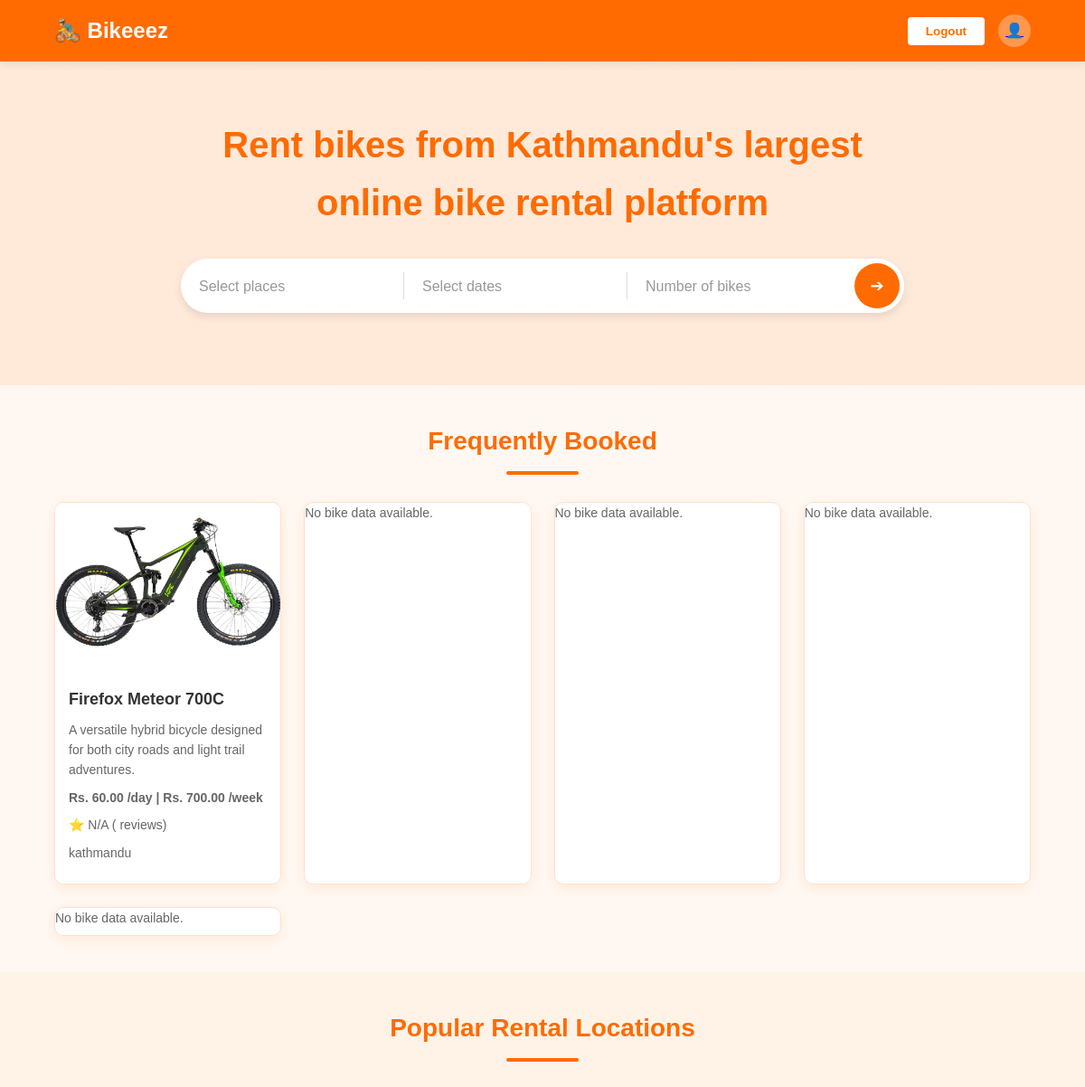
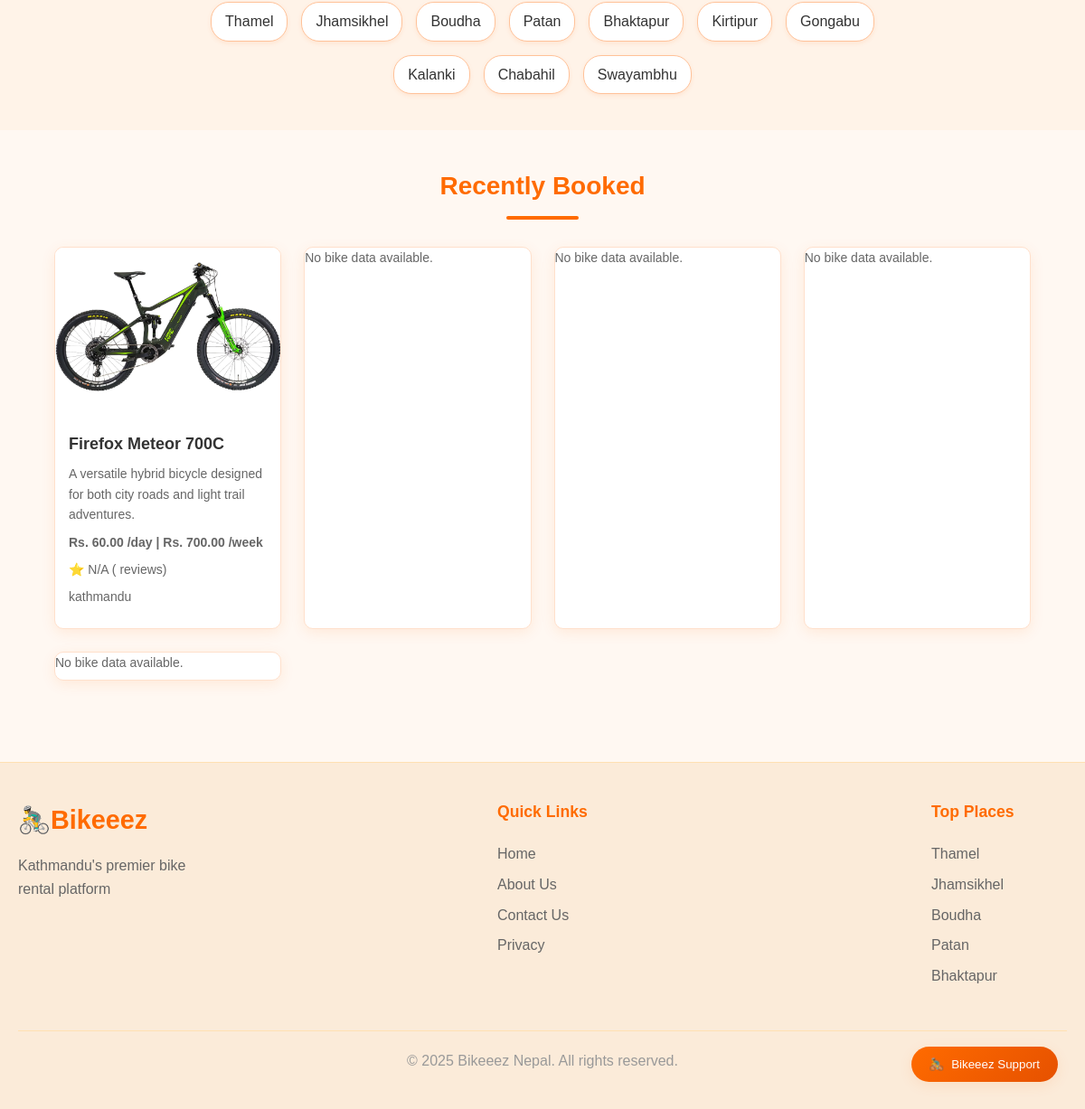
The page /home/ (signed in) on the database its author committed (2 pictures, top to bottom).
### bikes/models.py (models this page shows, shortened)
class Bikes(models.Model):
    name = models.CharField(max_length = 100)
    description = models.TextField(blank = True)
    short_description = models.TextField(blank = True)
    category = models.CharField(max_length=50, choices=[
        ('mountain','Mountain'),
        ('city','City'),
        ('electric', 'Electric'),
        ('road','Road'),
        ('hybrid','Hybrid'),
    ])
    image = models.ImageField(upload_to = 'bike_image/', null=True, blank=True)
    daily_rate = models.DecimalField(max_digits=6, decimal_places=2)
    weekly_rate = models.DecimalField(max_digits=6, decimal_places=2)
    is_available = models.BooleanField(default = True)
    location = models.CharField(max_length=100, blank=True)
    rating = models.FloatField(default = 0)
    quantity = models.PositiveIntegerField(default=1)
    created_at = models.DateTimeField(auto_now_add=True)
    updated_at = models.DateTimeField(auto_now = True)
    def __str__(self):
        return self.name

### loginsignup/views.py (the view)
# urls.py: path('home/', include('bikes.urls')),
@login_required
def home(request):
    return bike_list(request)

### bike_rental/templates/home.html (shortened to what this page needs)
{% load static %}
<!DOCTYPE html>
<html lang="en">
<head>
  <link rel="stylesheet" href="https://cdn.jsdelivr.net/npm/flatpickr/dist/flatpickr.min.css" />
  <link rel="stylesheet" href="{% static 'css/style.css' %}" />
</head>
<body>
  <header class="header">
    <div class="logo">🚴‍♂️ <b>Bikeeez</b></div>
    <div class="language-currency">
      <div class="language-currency">
        <button type="button" class="loginBtn" data-url="{% url 'logout' %}" onclick="redirectToLogout()">
            Logout
        </button>
    </div>
      <a href="{% url 'profile' %}">
        <div class="user-icon">👤</div>
    </a>
    </div>
  </header>
  <section class="hero">
    <h1 style="color: #ff6b00; font-weight: bolder">
      Rent bikes from Kathmandu's largest online bike rental platform
    </h1>
    <div class="search-box">
      <div class="search-container">
        <div class="search-item">
          <input type="text" placeholder="Select places" />
        </div>
        <div class="search-item">
          <input type="text" id="dateRange" class="date-range-box" placeholder="Select dates" />
        </div>
        <div class="search-item">
          <input type="number" placeholder="Number of bikes" min="1" />
        </div>
        <button class="search-btn">➔</button>
      </div>
    </div>
  </section>
  <section class="frequently-booked">
    <h2>Frequently Booked</h2>
    <div class="card-container">
      <div class="card">
        {% if random_bikes|length > 0 %}
        <a href="{% url 'Booking' random_bikes.0.id %}"style="text-decoration: none; color: inherit;">
        <img src="{{ random_bikes.0.image.url }}" alt="{{ random_bikes.0.name }}" />
        <div class="card-content">
          <h3>{{ random_bikes.0.name }}</h3>
          <p>{{ random_bikes.0.short_description | default:"No description available." }}</p>
          <p class="price">
            Rs. {{ random_bikes.0.daily_rate }} /day | Rs. {{ random_bikes.0.weekly_rate }} /week
          </p>
          <p class="rating">
            ⭐ {{ random_bikes.0.rating | default:"N/A" }} ({{ random_bikes.0.reviews_count }} reviews)
          </p>
          <p class="location">
            {{ random_bikes.0.location | default:"Location not available" }}
          </p>
        </div>
        </a>
        {% else %}
        <p>No bike data available.</p>
        {% endif %}
      </div>
      <div class="card">
        {% if random_bikes|length > 1 %}
        <a href="{% url 'Booking' random_bikes.1.id %}"style="text-decoration: none; color: inherit;">
        <img src="{{ random_bikes.1.image.url }}" alt="{{ random_bikes.1.name }}" />
        <div class="card-content">
          <h3>{{ random_bikes.1.name }}</h3>
          <p>{{ random_bikes.1.short_description | default:"No description available." }}</p>
          <p class="price">
            Rs. {{ random_bikes.1.daily_rate }} /day | Rs. {{ random_bikes.1.weekly_rate }} /week
          </p>
          <p class="rating">
            ⭐ {{ random_bikes.1.rating | default:"N/A" }} ({{ random_bikes.1.reviews_count }} reviews)
          </p>
          <p class="location">
            {{ random_bikes.1.location | default:"Location not available" }}
          </p>
        </div>
        </a>
        {% else %}
        <p>No bike data available.</p>
        {% endif %}
      </div>
      <div class="card">
        {% if random_bikes|length > 2 %}
        <a href="{% url 'Booking' random_bikes.2.id %}"style="text-decoration: none; color: inherit;">
        <img src="{{ random_bikes.2.image.url }}" alt="{{ random_bikes.2.name }}" />
        <div class="card-content">
          <h3>{{ random_bikes.2.name }}</h3>
          <p>{{ random_bikes.2.short_description | default:"No description available." }}</p>
          <p class="price">
            Rs. {{ random_bikes.2.daily_rate }} /day | Rs. {{ random_bikes.2.weekly_rate }} /week
          </p>
          <p class="rating">
            ⭐ {{ random_bikes.2.rating | default:"N/A" }} ({{ random_bikes.2.reviews_count }} reviews)
          </p>
          <p class="location">
            {{ random_bikes.2.location | default:"Location not available" }}
          </p>
        </div>
        </a>
        {% else %}
        <p>No bike data available.</p>
        {% endif %}
      </div>
      <div class="card">
        {% if random_bikes|length > 3 %}
        <a href="{% url 'Booking' random_bikes.3.id %}"style="text-decoration: none; color: inherit;">
        <img src="{{ random_bikes.3.image.url }}" alt="{{ random_bikes.3.name }}" />
        <div class="card-content">
          <h3>{{ random_bikes.3.name }}</h3>
          <p>{{ random_bikes.3.short_description | default:"No description available." }}</p>
          <p class="price">
            Rs. {{ random_bikes.3.daily_rate }} /day | Rs. {{ random_bikes.3.weekly_rate }} /week
          </p>
          <p class="rating">
            ⭐ {{ random_bikes.3.rating | default:"N/A" }} ({{ random_bikes.3.reviews_count }} reviews)
          </p>
          <p class="location">
            {{ random_bikes.3.location | default:"Location not available" }}
          </p>
        </div>
        </a>
        {% else %}
        <p>No bike data available.</p>
        {% endif %}
      </div>
      <div class="card">
        {% if random_bikes|length > 4 %}
        <a href="{% url 'Booking' random_bikes.4.id %}"style="text-decoration: none; color: inherit;">
        <img src="{{ random_bikes.4.image.url }}" alt="{{ random_bikes.1.name }}" />
        <div class="card-content">
          <h3>{{ random_bikes.4.name }}</h3>
          <p>{{ random_bikes.4.short_description | default:"No description available." }}</p>
          <p class="price">
            Rs. {{ random_bikes.4.daily_rate }} /day | Rs. {{ random_bikes.4.weekly_rate }} /week
          </p>
          <p class="rating">
            ⭐ {{ random_bikes.4.rating | default:"N/A" }} ({{ random_bikes.4.reviews_count }} reviews)
          </p>
          <p class="location">
            {{ random_bikes.4.location | default:"Location not available" }}
          </p>
        </div>
        </a>
        {% else %}
        <p>No bike data available.</p>
        {% endif %}
      </div>
    </div>
  </section>
  <section class="popular-places">
    <h2>Popular Rental Locations</h2>
    <div class="places-container">
      <span>Thamel</span>
      <span>Jhamsikhel</span>
      <span>Boudha</span>
      <span>Patan</span>
      <span>Bhaktapur</span>
      <span>Kirtipur</span>
      <span>Gongabu</span>
      <span>Kalanki</span>
      <span>Chabahil</span>
      <span>Swayambhu</span>
    </div>
  </section>
  <section class="bikes-section">
    <h2>Recently Booked</h2>
    <div class="card-container">
      <div class="card">
        {% if random_bikes|length > 0 %}
        <a href="{% url 'Booking' random_bikes.0.id %}"style="text-decoration: none; color: inherit;">
          <img src="{{ random_bikes.0.image.url }}" alt="{{ random_bikes.0.name }}" />
          <div class="card-content">
            <h3>{{ random_bikes.0.name }}</h3>
            <p>{{ random_bikes.0.short_description | default:"No description available." }}</p>
            <p class="price">
              Rs. {{ random_bikes.0.daily_rate }} /day | Rs. {{ random_bikes.0.weekly_rate }} /week
            </p>
            <p class="rating">
              ⭐ {{ random_bikes.0.rating | default:"N/A" }} ({{ random_bikes.0.reviews_count }} reviews)
            </p>
            <p class="location">
              {{ random_bikes.0.location | default:"Location not available" }}
            </p>
          </div>
        </a>
        {% else %}
        <p>No bike data available.</p>
        {% endif %}
      </div>
      <div class="card">
        {% if random_bikes|length > 1 %}
        <a href="{% url 'Booking' random_bikes.1.id %}"style="text-decoration: none; color: inherit;">
          <img src="{{ random_bikes.1.image.url }}" alt="{{ random_bikes.1.name }}" />
          <div class="card-content">
            <h3>{{ random_bikes.1.name }}</h3>
            <p>{{ random_bikes.1.short_description | default:"No description available." }}</p>
            <p class="price">
              Rs. {{ random_bikes.1.daily_rate }} /day | Rs. {{ random_bikes.1.weekly_rate }} /week
            </p>
            <p class="rating">
              ⭐ {{ random_bikes.1.rating | default:"N/A" }} ({{ random_bikes.1.reviews_count }} reviews)
            </p>
            <p class="location">
              {{ random_bikes.1.location | default:"Location not available" }}
            </p>
          </div>
        </a>
        {% else %}
        <p>No bike data available.</p>
        {% endif %}
      </div>
      <div class="card">
        {% if random_bikes|length > 2 %}
        <a href="{% url 'Booking' random_bikes.2.id %}"style="text-decoration: none; color: inherit;">
        <img src="{{ random_bikes.2.image.url }}" alt="{{ random_bikes.2.name }}" />
        <div class="card-content">
          <h3>{{ random_bikes.2.name }}</h3>
          <p>{{ random_bikes.2.short_description | default:"No description available." }}</p>
          <p class="price">
            Rs. {{ random_bikes.2.daily_rate }} /day | Rs. {{ random_bikes.2.weekly_rate }} /week
          </p>
          <p class="rating">
            ⭐ {{ random_bikes.2.rating | default:"N/A" }} ({{ random_bikes.2.reviews_count }} reviews)
          </p>
          <p class="location">
            {{ random_bikes.2.location | default:"Location not available" }}
          </p>
        </div>
        </a>
        {% else %}
        <p>No bike data available.</p>
        {% endif %}
      </div>
      <div class="card">
        {% if random_bikes|length > 3 %}
        <a href="{% url 'Booking' random_bikes.3.id %}"style="text-decoration: none; color: inherit;">
        <img src="{{ random_bikes.3.image.url }}" alt="{{ random_bikes.3.name }}" />
        <div class="card-content">
          <h3>{{ random_bikes.3.name }}</h3>
          <p>{{ random_bikes.3.short_description | default:"No description available." }}</p>
          <p class="price">
            Rs. {{ random_bikes.3.daily_rate }} /day | Rs. {{ random_bikes.3.weekly_rate }} /week
          </p>
          <p class="rating">
            ⭐ {{ random_bikes.3.rating | default:"N/A" }} ({{ random_bikes.3.reviews_count }} reviews)
          </p>
          <p class="location">
            {{ random_bikes.3.location | default:"Location not available" }}
          </p>
        </div>
        </a>
        {% else %}
        <p>No bike data available.</p>
        {% endif %}
      </div>
      <div class="card">
        {% if random_bikes|length > 4 %}
        <a href="{% url 'Booking' random_bikes.4.id %}"style="text-decoration: none; color: inherit;">
        <img src="{{ random_bikes.4.image.url }}" alt="{{ random_bikes.1.name }}" />
        <div class="card-content">
          <h3>{{ random_bikes.4.name }}</h3>
          <p>{{ random_bikes.4.short_description | default:"No description available." }}</p>
          <p class="price">
            Rs. {{ random_bikes.4.daily_rate }} /day | Rs. {{ random_bikes.4.weekly_rate }} /week
          </p>
          <p class="rating">
            ⭐ {{ random_bikes.4.rating | default:"N/A" }} ({{ random_bikes.4.reviews_count }} reviews)
          </p>
          <p class="location">
            {{ random_bikes.4.location | default:"Location not available" }}
          </p>
        </div>
        </a>
        {% else %}
        <p>No bike data available.</p>
        {% endif %}
      </div>
    </div>
  </section>
  <button class="chat-button" onclick="toggleChat()">
    <span style="margin-right: 8px">🚴‍♂️</span> Bikeeez Support
  </button>
  <footer class="footer" style="width: 100%">
    <div class="footer-container">
      <div class="footer-logo">
        <div class="logo">🚴‍♂️ <b>Bikeeez</b></div>
        <p>Kathmandu's premier bike rental platform</p>
      </div>
      <div class="footer-links">
        <h3>Quick Links</h3>
        <ul>
          <li><a href="home.html">Home</a></li>
          <li><a href="aboutus.html">About Us</a></li>
          <li><a href="contactus.html">Contact Us</a></li>
          <li><a href="/privacy">Privacy</a></li>
        </ul>
      </div>
      <div class="footer-links">
        <h3>Top Places</h3>
        <ul>
          <li><a href="#">Thamel</a></li>
          <li><a href="#">Jhamsikhel</a></li>
          <li><a href="#">Boudha</a></li>
          <li><a href="#">Patan</a></li>
          <li><a href="#">Bhaktapur</a></li>
        </ul>
      </div>
    </div>
    <div class="footer-bottom">
      <p>© 2025 Bikeeez Nepal. All rights reserved.</p>
    </div>
  </footer>
</body>
</html>

### rows shown on the page
Bikes: image (picture), name "Firefox Meteor 700C", short_description "A versatile hybrid bicycle designed for both city roads and light trail adventures.", daily_rate "60.00", weekly_rate "700.00", rating "N/A", location "kathmandu"
